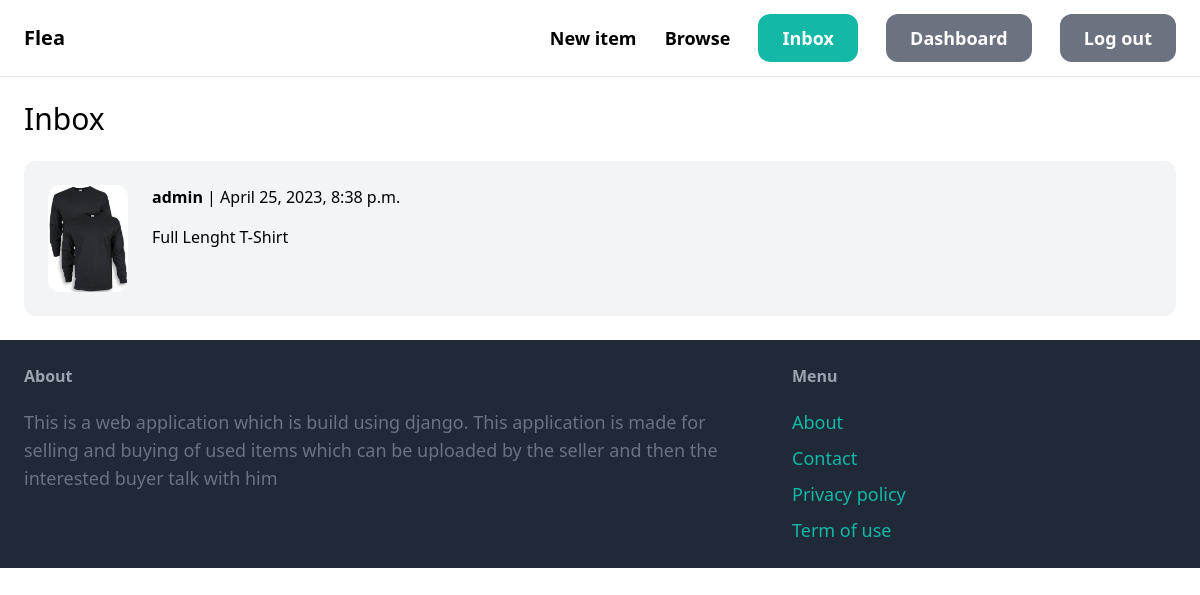
The app's page /inbox/ (signed in) with its own data.
### conversation/models.py (models this page shows)
class Conversation(models.Model):
    item = models.ForeignKey(Item, related_name='conversations', on_delete=models.CASCADE)
    members = models.ManyToManyField(User, related_name='conversations')
    created_at = models.DateTimeField(auto_now_add=True)
    modified_at = models.DateTimeField(auto_now=True)
    class Meta:
        ordering = ('-modified_at',)

### item/models.py (models this page shows, shortened)
class Item(models.Model):
    category = models.ForeignKey(Category, related_name='items', on_delete=models.CASCADE)
    name = models.CharField(max_length=255)
    description = models.TextField(blank=True, null=True)
    price = models.FloatField()
    image = models.ImageField(upload_to='item_images', blank=True, null=True)
    is_sold = models.BooleanField(default=False)
    created_by = models.ForeignKey(User, related_name='items', on_delete=models.CASCADE)
    created_at = models.DateTimeField(auto_now_add=True)

### conversation/views.py (the view)
# urls.py: path('', views.inbox, name='inbox'),
@login_required
def inbox(request):
    conversations = Conversation.objects.filter(members__in=[request.user.id])
    return render(request, 'conversation/inbox.html', {
        'conversations': conversations
    })

### conversation/templates/conversation/inbox.html (shortened to what this page needs)
{% extends 'core/base.html' %}
{% block content %}
<h1 class="mb-6 text-3xl">Inbox</h1>
<div class="space-y-6">
    {% for conversation in conversations %}
        <a href="{% url 'conversation:detail' conversation.id %}">
            <div class="p-6 flex bg-gray-100 rounded-xl">
                <div class="pr-6">
                    <img src="{{ conversation.item.image.url }}" class="w-20 rounded-xl">
                </div>
                <div>
                    {% for member in conversation.members.all %}
                        {% if member != request.user %}
                            <p class="mb-4"><strong>{{ member.username }}</strong> | {{ conversation.modified_at }}</p>
                            <p>{{ conversation.item.name }}</p>
                        {% endif %}
                    {% endfor %}
                </div>
            </div>
        </a>
    {% endfor %}
</div>
{% endblock %}

### records on screen
Conversation: item.image (picture), modified_at "April 25, 2023, 8:38 p.m.", item.name "Full Lenght T-Shirt"

### other values on screen
{{ member.username }} "admin"
